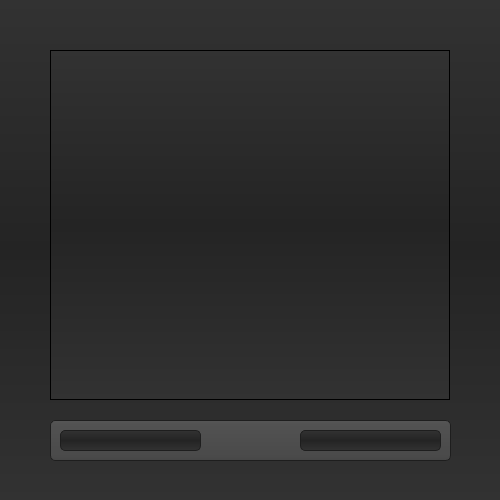
<?xml version="1.0" encoding="UTF-8"?>
<ui version="4.0">
 <class>gameWindow</class>
 <widget class="QWidget" name="gameWindow">
  <property name="geometry">
   <rect>
    <x>0</x>
    <y>0</y>
    <width>500</width>
    <height>500</height>
   </rect>
  </property>
  <property name="windowTitle">
   <string>Form</string>
  </property>
  <property name="styleSheet">
   <string notr="true">background-color: QLinearGradient(x1:0, y1:0, x2:0, y2:1, stop:0 #323232, stop: 0.5 #242424, stop:1 #323232);</string>
  </property>
  <widget class="QGraphicsView" name="graphicsView">
   <property name="geometry">
    <rect>
     <x>50</x>
     <y>50</y>
     <width>400</width>
     <height>350</height>
    </rect>
   </property>
   <property name="interactive">
    <bool>true</bool>
   </property>
  </widget>
  <widget class="QGroupBox" name="allGroupBox">
   <property name="geometry">
    <rect>
     <x>50</x>
     <y>420</y>
     <width>401</width>
     <height>41</height>
    </rect>
   </property>
   <property name="styleSheet">
    <string notr="true">selection-background-color: #ffaa00;
    background-color: QLinearGradient( x1: 0, y1: 0, x2: 0, y2: 1, stop: 0 #565656, stop: 0.1 #525252, stop: 0.5 #4e4e4e, stop: 0.9 #4a4a4a, stop: 1 #464646);
    border-style: solid;
    border: 1px solid #1e1e1e;
    border-radius: 5;</string>
   </property>
   <property name="title">
    <string/>
   </property>
   <widget class="QLabel" name="nameLabel">
    <property name="geometry">
     <rect>
      <x>10</x>
      <y>10</y>
      <width>141</width>
      <height>21</height>
     </rect>
    </property>
    <property name="styleSheet">
     <string notr="true">text-align: center;
spacing: 1px; /* spacing between items in the tool bar */
background-color: QLinearGradient(x1:0, y1:0, x2:0, y2:1, stop:0 #323232, stop: 0.5 #242424, stop:1 #323232);
color: rgb(255, 170, 0)</string>
    </property>
    <property name="text">
     <string/>
    </property>
    <property name="alignment">
     <set>Qt::AlignCenter</set>
    </property>
   </widget>
   <widget class="QLabel" name="scoreLabel">
    <property name="geometry">
     <rect>
      <x>250</x>
      <y>10</y>
      <width>141</width>
      <height>21</height>
     </rect>
    </property>
    <property name="styleSheet">
     <string notr="true">text-align: center;
spacing: 1px; /* spacing between items in the tool bar */
background-color: QLinearGradient(x1:0, y1:0, x2:0, y2:1, stop:0 #323232, stop: 0.5 #242424, stop:1 #323232);
color: rgb(255, 170, 0)</string>
    </property>
    <property name="text">
     <string/>
    </property>
    <property name="alignment">
     <set>Qt::AlignCenter</set>
    </property>
   </widget>
  </widget>
 </widget>
 <resources/>
 <connections/>
</ui>
